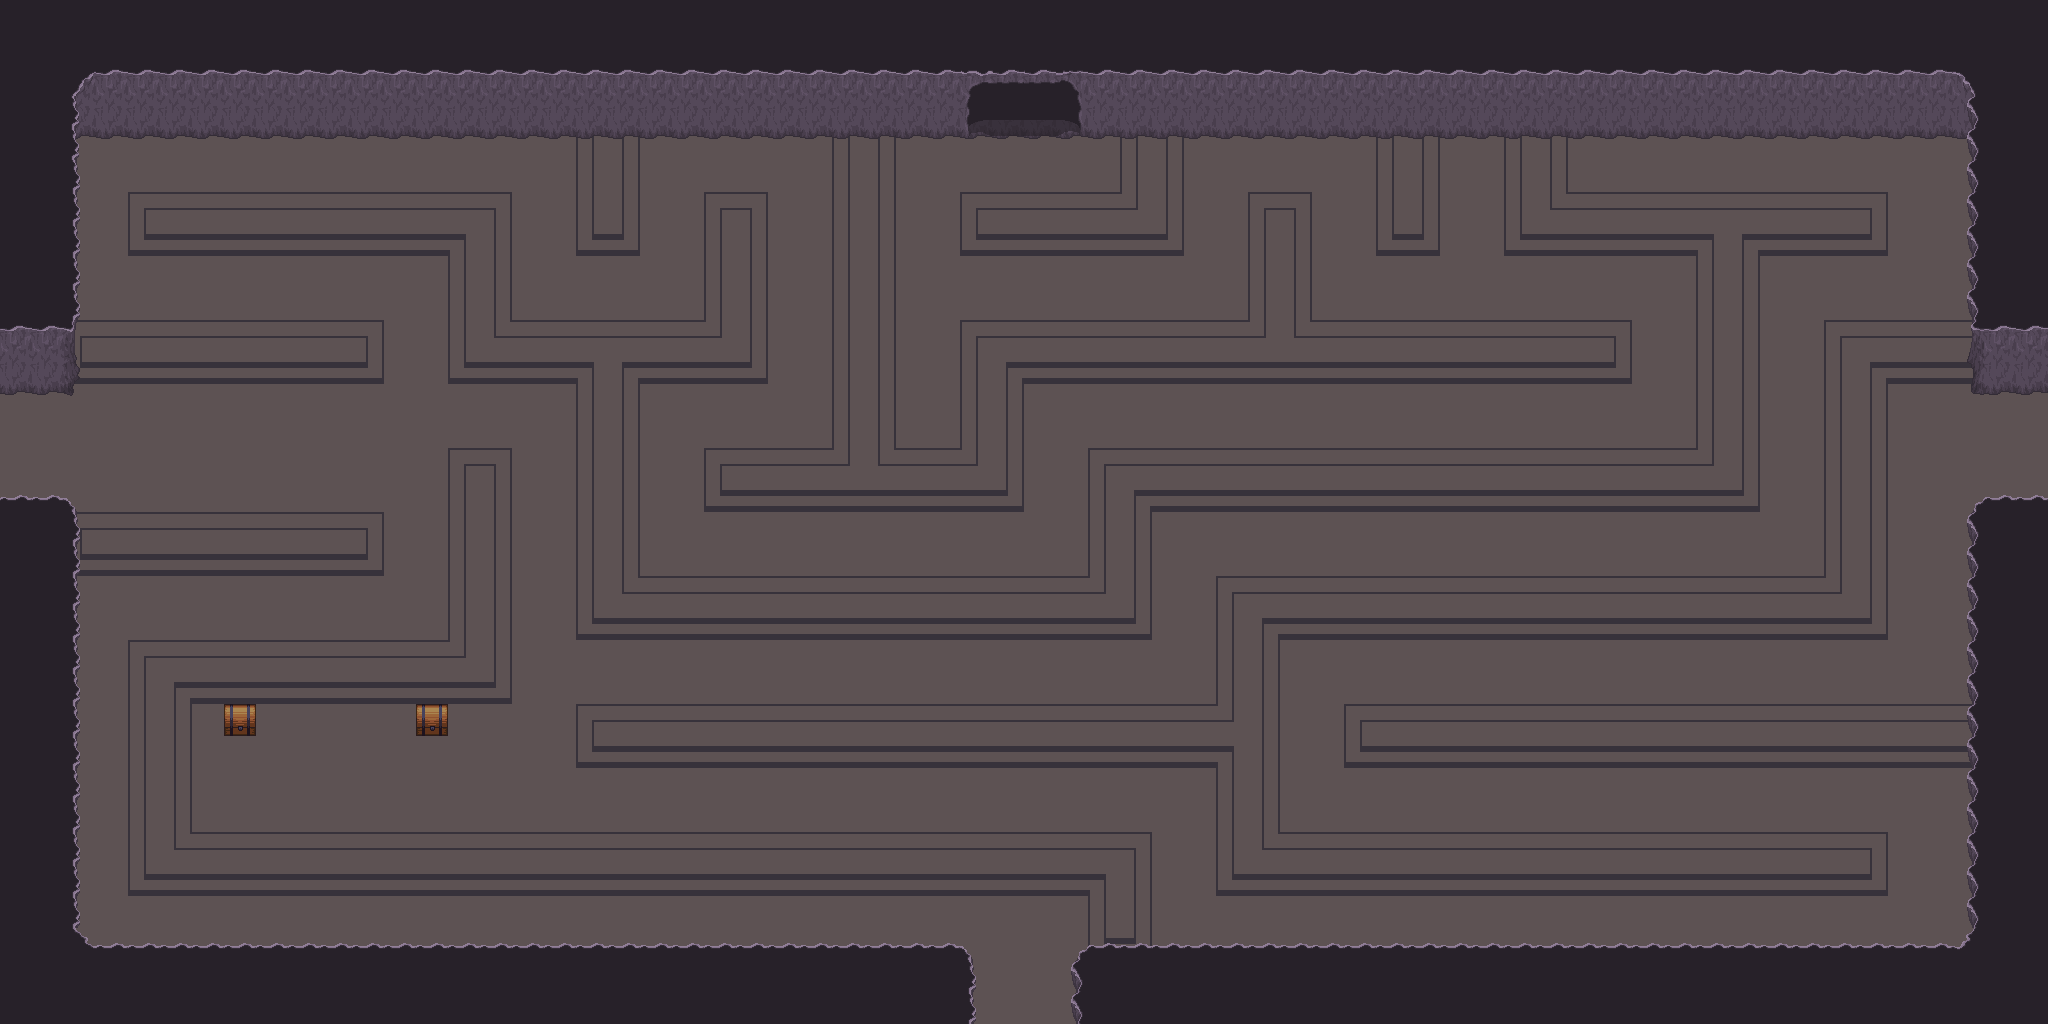

A 2D game scene composited from a Tiled map and its tileset images. What follows is a short description and the map's XML, with each tile layer's data collapsed to a summary:
An orthogonal 64x32 tile map with 32x32 px tiles, 7 tile layers (Ground, Ground +1, Ground +2, Ground +3, ...), 5 hidden layers not drawn, 8 tilesets.

<map version="1.0" orientation="orthogonal" renderorder="right-down" width="64" height="32" tilewidth="32" tileheight="32" nextobjectid="1">
 <tileset firstgid="1" name="Artis_dock" tilewidth="32" tileheight="32" tilecount="128" columns="16">
  <image source="../Ressources/Artis_dock.png" width="512" height="256" />
 </tileset>
 <tileset firstgid="129" name="base_out_atlas" tilewidth="32" tileheight="32" tilecount="1024" columns="32">
  <image source="../Ressources/base_out_atlas.png" width="1024" height="1024" />
 </tileset>
 <tileset firstgid="1153" name="build_atlas" tilewidth="32" tileheight="32" tilecount="1024" columns="32">
  <image source="../Ressources/build_atlas.png" width="1024" height="1024" />
 </tileset>
 <tileset firstgid="2177" name="caves" tilewidth="32" tileheight="32" tilecount="66" columns="11">
  <image source="../Ressources/caves.png" width="352" height="192" />
 </tileset>
 <tileset firstgid="2243" name="forest_tiles" tilewidth="32" tileheight="32" tilecount="256" columns="16">
  <image source="../Ressources/forest_tiles.png" width="512" height="512" />
 </tileset>
 <tileset firstgid="2499" name="obj_misk_atlas" tilewidth="32" tileheight="32" tilecount="1024" columns="32">
  <image source="../Ressources/obj_misk_atlas.png" width="1024" height="1024" />
 </tileset>
 <tileset firstgid="3523" name="terrain_atlas" tilewidth="32" tileheight="32" tilecount="1024" columns="32">
  <image source="../Ressources/terrain_atlas.png" width="1024" height="1024" />
 </tileset>
 <tileset firstgid="4547" name="tileset_stone_v4_p1" tilewidth="32" tileheight="32" tilecount="70" columns="5">
  <image source="../Ressources/tileset_stone_v4_p1.png" width="166" height="463" />
 </tileset>
 <layer name="Ground" width="64" height="32">
  <data>[2048 cells, 2048 non-empty, 1 distinct tile ids]</data>
 </layer>
 <layer name="Ground +1" width="64" height="32">
  <data>[2048 cells, 178 non-empty, 12 distinct tile ids]</data>
 </layer>
 <layer name="Ground +2" width="64" height="32">
  <data>[2048 cells, 1592 non-empty, 13 distinct tile ids]</data>
 </layer>
 <layer name="Ground +3" width="64" height="32">
  <data>[2048 cells, 640 non-empty, 24 distinct tile ids]</data>
 </layer>
 <layer name="Door" width="64" height="32">
  <data>[2048 cells, 12 non-empty, 9 distinct tile ids]</data>
 </layer>
 <layer name="Collide" width="64" height="32" visible="0">
  <data>[2048 cells, 1138 non-empty, 1 distinct tile ids]</data>
 </layer>
 <layer name="TopDoorBlock" width="64" height="32" visible="0">
  <data>[2048 cells, 24 non-empty, 3 distinct tile ids]</data>
 </layer>
 <layer name="BottomDoorBlock" width="64" height="32" visible="0">
  <data>[2048 cells, 18 non-empty, 2 distinct tile ids]</data>
 </layer>
 <layer name="LeftDoorBlock" width="64" height="32" visible="0">
  <data>[2048 cells, 24 non-empty, 2 distinct tile ids]</data>
 </layer>
 <layer name="RightDoorBlock" width="64" height="32" visible="0">
  <data>[2048 cells, 24 non-empty, 2 distinct tile ids]</data>
 </layer>
 <layer name="UpOne" width="64" height="32">
  <data>[2048 cells, 0 non-empty, 0 distinct tile ids]</data>
 </layer>
 <layer name="UpTwo" width="64" height="32">
  <data>[2048 cells, 0 non-empty, 0 distinct tile ids]</data>
 </layer>
</map>
